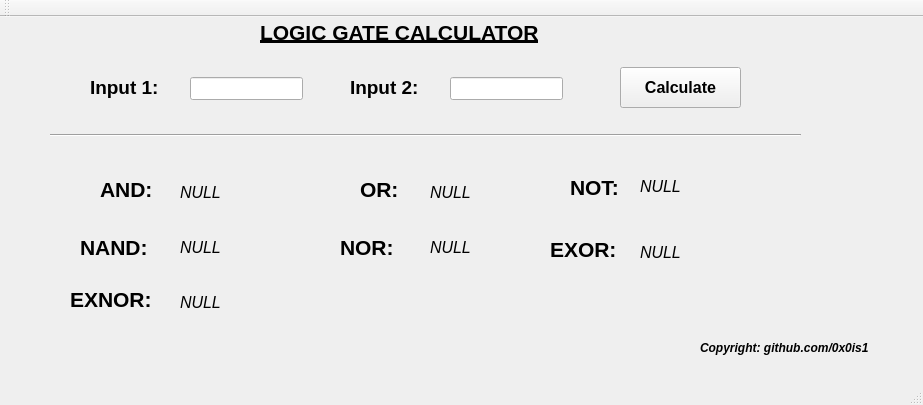
<?xml version="1.0" encoding="UTF-8"?>
<ui version="4.0">
 <class>MainWindow</class>
 <widget class="QMainWindow" name="MainWindow">
  <property name="geometry">
   <rect>
    <x>0</x>
    <y>0</y>
    <width>923</width>
    <height>405</height>
   </rect>
  </property>
  <property name="windowTitle">
   <string>MainWindow</string>
  </property>
  <widget class="QWidget" name="centralWidget">
   <widget class="QLineEdit" name="input1">
    <property name="geometry">
     <rect>
      <x>190</x>
      <y>60</y>
      <width>113</width>
      <height>23</height>
     </rect>
    </property>
    <property name="font">
     <font>
      <pointsize>12</pointsize>
     </font>
    </property>
   </widget>
   <widget class="QLabel" name="label">
    <property name="geometry">
     <rect>
      <x>90</x>
      <y>50</y>
      <width>91</width>
      <height>41</height>
     </rect>
    </property>
    <property name="font">
     <font>
      <pointsize>14</pointsize>
     </font>
    </property>
    <property name="text">
     <string>&lt;html&gt;&lt;head/&gt;&lt;body&gt;&lt;p&gt;&lt;span style=&quot; font-weight:600;&quot;&gt;Input 1:&lt;/span&gt;&lt;/p&gt;&lt;/body&gt;&lt;/html&gt;</string>
    </property>
   </widget>
   <widget class="QLineEdit" name="input2">
    <property name="geometry">
     <rect>
      <x>450</x>
      <y>60</y>
      <width>113</width>
      <height>23</height>
     </rect>
    </property>
    <property name="font">
     <font>
      <pointsize>12</pointsize>
     </font>
    </property>
   </widget>
   <widget class="QLabel" name="label_2">
    <property name="geometry">
     <rect>
      <x>350</x>
      <y>50</y>
      <width>91</width>
      <height>41</height>
     </rect>
    </property>
    <property name="font">
     <font>
      <pointsize>14</pointsize>
     </font>
    </property>
    <property name="text">
     <string>&lt;html&gt;&lt;head/&gt;&lt;body&gt;&lt;p&gt;&lt;span style=&quot; font-weight:600;&quot;&gt;Input 2:&lt;/span&gt;&lt;/p&gt;&lt;/body&gt;&lt;/html&gt;</string>
    </property>
   </widget>
   <widget class="QPushButton" name="pushButton">
    <property name="geometry">
     <rect>
      <x>620</x>
      <y>50</y>
      <width>121</width>
      <height>41</height>
     </rect>
    </property>
    <property name="font">
     <font>
      <pointsize>12</pointsize>
      <weight>75</weight>
      <bold>true</bold>
     </font>
    </property>
    <property name="text">
     <string>Calculate</string>
    </property>
   </widget>
   <widget class="QLabel" name="label_3">
    <property name="geometry">
     <rect>
      <x>100</x>
      <y>160</y>
      <width>71</width>
      <height>21</height>
     </rect>
    </property>
    <property name="font">
     <font>
      <pointsize>16</pointsize>
     </font>
    </property>
    <property name="text">
     <string>&lt;html&gt;&lt;head/&gt;&lt;body&gt;&lt;p&gt;&lt;span style=&quot; font-weight:600;&quot;&gt;AND:&lt;/span&gt;&lt;/p&gt;&lt;/body&gt;&lt;/html&gt;</string>
    </property>
   </widget>
   <widget class="QLabel" name="and_out">
    <property name="geometry">
     <rect>
      <x>180</x>
      <y>160</y>
      <width>61</width>
      <height>31</height>
     </rect>
    </property>
    <property name="font">
     <font>
      <pointsize>16</pointsize>
     </font>
    </property>
    <property name="text">
     <string>&lt;html&gt;&lt;head/&gt;&lt;body&gt;&lt;p&gt;&lt;span style=&quot; font-size:12pt; font-style:italic;&quot;&gt;NULL&lt;/span&gt;&lt;/p&gt;&lt;/body&gt;&lt;/html&gt;</string>
    </property>
   </widget>
   <widget class="QLabel" name="label_5">
    <property name="geometry">
     <rect>
      <x>360</x>
      <y>160</y>
      <width>71</width>
      <height>21</height>
     </rect>
    </property>
    <property name="font">
     <font>
      <pointsize>16</pointsize>
     </font>
    </property>
    <property name="text">
     <string>&lt;html&gt;&lt;head/&gt;&lt;body&gt;&lt;p&gt;&lt;span style=&quot; font-weight:600;&quot;&gt;OR:&lt;/span&gt;&lt;/p&gt;&lt;/body&gt;&lt;/html&gt;</string>
    </property>
   </widget>
   <widget class="QLabel" name="label_6">
    <property name="geometry">
     <rect>
      <x>80</x>
      <y>210</y>
      <width>81</width>
      <height>41</height>
     </rect>
    </property>
    <property name="font">
     <font>
      <pointsize>16</pointsize>
     </font>
    </property>
    <property name="text">
     <string>&lt;html&gt;&lt;head/&gt;&lt;body&gt;&lt;p&gt;&lt;span style=&quot; font-weight:600;&quot;&gt;NAND:&lt;/span&gt;&lt;/p&gt;&lt;/body&gt;&lt;/html&gt;</string>
    </property>
   </widget>
   <widget class="QLabel" name="label_7">
    <property name="geometry">
     <rect>
      <x>70</x>
      <y>270</y>
      <width>91</width>
      <height>21</height>
     </rect>
    </property>
    <property name="font">
     <font>
      <pointsize>16</pointsize>
     </font>
    </property>
    <property name="text">
     <string>&lt;html&gt;&lt;head/&gt;&lt;body&gt;&lt;p&gt;&lt;span style=&quot; font-weight:600;&quot;&gt;EXNOR:&lt;/span&gt;&lt;/p&gt;&lt;/body&gt;&lt;/html&gt;</string>
    </property>
   </widget>
   <widget class="QLabel" name="not_out">
    <property name="geometry">
     <rect>
      <x>640</x>
      <y>160</y>
      <width>59</width>
      <height>15</height>
     </rect>
    </property>
    <property name="font">
     <font>
      <pointsize>16</pointsize>
     </font>
    </property>
    <property name="text">
     <string>&lt;html&gt;&lt;head/&gt;&lt;body&gt;&lt;p&gt;&lt;span style=&quot; font-size:12pt; font-style:italic;&quot;&gt;NULL&lt;/span&gt;&lt;/p&gt;&lt;/body&gt;&lt;/html&gt;</string>
    </property>
   </widget>
   <widget class="QLabel" name="label_9">
    <property name="geometry">
     <rect>
      <x>550</x>
      <y>220</y>
      <width>71</width>
      <height>21</height>
     </rect>
    </property>
    <property name="font">
     <font>
      <pointsize>16</pointsize>
     </font>
    </property>
    <property name="text">
     <string>&lt;html&gt;&lt;head/&gt;&lt;body&gt;&lt;p&gt;&lt;span style=&quot; font-weight:600;&quot;&gt;EXOR:&lt;/span&gt;&lt;/p&gt;&lt;/body&gt;&lt;/html&gt;</string>
    </property>
   </widget>
   <widget class="QLabel" name="nor_out">
    <property name="geometry">
     <rect>
      <x>430</x>
      <y>220</y>
      <width>59</width>
      <height>21</height>
     </rect>
    </property>
    <property name="font">
     <font>
      <pointsize>16</pointsize>
     </font>
    </property>
    <property name="text">
     <string>&lt;html&gt;&lt;head/&gt;&lt;body&gt;&lt;p&gt;&lt;span style=&quot; font-size:12pt; font-style:italic;&quot;&gt;NULL&lt;/span&gt;&lt;/p&gt;&lt;/body&gt;&lt;/html&gt;</string>
    </property>
   </widget>
   <widget class="QLabel" name="or_out">
    <property name="geometry">
     <rect>
      <x>430</x>
      <y>160</y>
      <width>59</width>
      <height>31</height>
     </rect>
    </property>
    <property name="font">
     <font>
      <pointsize>16</pointsize>
     </font>
    </property>
    <property name="text">
     <string>&lt;html&gt;&lt;head/&gt;&lt;body&gt;&lt;p&gt;&lt;span style=&quot; font-size:12pt; font-style:italic;&quot;&gt;NULL&lt;/span&gt;&lt;/p&gt;&lt;/body&gt;&lt;/html&gt;</string>
    </property>
   </widget>
   <widget class="QLabel" name="label_12">
    <property name="geometry">
     <rect>
      <x>570</x>
      <y>150</y>
      <width>61</width>
      <height>41</height>
     </rect>
    </property>
    <property name="font">
     <font>
      <pointsize>16</pointsize>
     </font>
    </property>
    <property name="text">
     <string>&lt;html&gt;&lt;head/&gt;&lt;body&gt;&lt;p&gt;&lt;span style=&quot; font-weight:600;&quot;&gt;NOT:&lt;/span&gt;&lt;/p&gt;&lt;/body&gt;&lt;/html&gt;</string>
    </property>
   </widget>
   <widget class="QLabel" name="exor_out">
    <property name="geometry">
     <rect>
      <x>640</x>
      <y>220</y>
      <width>59</width>
      <height>31</height>
     </rect>
    </property>
    <property name="font">
     <font>
      <pointsize>16</pointsize>
     </font>
    </property>
    <property name="text">
     <string>&lt;html&gt;&lt;head/&gt;&lt;body&gt;&lt;p&gt;&lt;span style=&quot; font-size:12pt; font-style:italic;&quot;&gt;NULL&lt;/span&gt;&lt;/p&gt;&lt;/body&gt;&lt;/html&gt;</string>
    </property>
   </widget>
   <widget class="QLabel" name="nand_out">
    <property name="geometry">
     <rect>
      <x>180</x>
      <y>220</y>
      <width>59</width>
      <height>21</height>
     </rect>
    </property>
    <property name="font">
     <font>
      <pointsize>16</pointsize>
     </font>
    </property>
    <property name="text">
     <string>&lt;html&gt;&lt;head/&gt;&lt;body&gt;&lt;p&gt;&lt;span style=&quot; font-size:12pt; font-style:italic;&quot;&gt;NULL&lt;/span&gt;&lt;/p&gt;&lt;/body&gt;&lt;/html&gt;</string>
    </property>
   </widget>
   <widget class="QLabel" name="label_15">
    <property name="geometry">
     <rect>
      <x>340</x>
      <y>210</y>
      <width>61</width>
      <height>41</height>
     </rect>
    </property>
    <property name="font">
     <font>
      <pointsize>16</pointsize>
     </font>
    </property>
    <property name="text">
     <string>&lt;html&gt;&lt;head/&gt;&lt;body&gt;&lt;p&gt;&lt;span style=&quot; font-weight:600;&quot;&gt;NOR:&lt;/span&gt;&lt;/p&gt;&lt;/body&gt;&lt;/html&gt;</string>
    </property>
   </widget>
   <widget class="QLabel" name="exnor_out">
    <property name="geometry">
     <rect>
      <x>180</x>
      <y>270</y>
      <width>59</width>
      <height>31</height>
     </rect>
    </property>
    <property name="font">
     <font>
      <pointsize>16</pointsize>
     </font>
    </property>
    <property name="text">
     <string>&lt;html&gt;&lt;head/&gt;&lt;body&gt;&lt;p&gt;&lt;span style=&quot; font-size:12pt; font-style:italic;&quot;&gt;NULL&lt;/span&gt;&lt;/p&gt;&lt;/body&gt;&lt;/html&gt;</string>
    </property>
   </widget>
   <widget class="Line" name="line">
    <property name="geometry">
     <rect>
      <x>50</x>
      <y>110</y>
      <width>751</width>
      <height>16</height>
     </rect>
    </property>
    <property name="orientation">
     <enum>Qt::Horizontal</enum>
    </property>
   </widget>
   <widget class="QLabel" name="label_4">
    <property name="geometry">
     <rect>
      <x>260</x>
      <y>0</y>
      <width>321</width>
      <height>31</height>
     </rect>
    </property>
    <property name="font">
     <font>
      <pointsize>16</pointsize>
      <weight>75</weight>
      <bold>true</bold>
      <underline>true</underline>
     </font>
    </property>
    <property name="text">
     <string>LOGIC GATE CALCULATOR</string>
    </property>
   </widget>
   <widget class="QLabel" name="label_8">
    <property name="geometry">
     <rect>
      <x>700</x>
      <y>320</y>
      <width>201</width>
      <height>21</height>
     </rect>
    </property>
    <property name="font">
     <font>
      <weight>75</weight>
      <italic>true</italic>
      <bold>true</bold>
     </font>
    </property>
    <property name="text">
     <string>Copyright: github.com/0x0is1</string>
    </property>
   </widget>
   <widget class="QLabel" name="error_handler">
    <property name="geometry">
     <rect>
      <x>100</x>
      <y>300</y>
      <width>551</width>
      <height>31</height>
     </rect>
    </property>
    <property name="font">
     <font>
      <pointsize>10</pointsize>
      <weight>75</weight>
      <bold>true</bold>
     </font>
    </property>
    <property name="text">
     <string/>
    </property>
   </widget>
  </widget>
  <widget class="QMenuBar" name="menuBar">
   <property name="geometry">
    <rect>
     <x>0</x>
     <y>0</y>
     <width>923</width>
     <height>20</height>
    </rect>
   </property>
  </widget>
  <widget class="QToolBar" name="mainToolBar">
   <attribute name="toolBarArea">
    <enum>TopToolBarArea</enum>
   </attribute>
   <attribute name="toolBarBreak">
    <bool>false</bool>
   </attribute>
  </widget>
  <widget class="QStatusBar" name="statusBar"/>
 </widget>
 <layoutdefault spacing="6" margin="11"/>
 <resources/>
 <connections/>
</ui>
